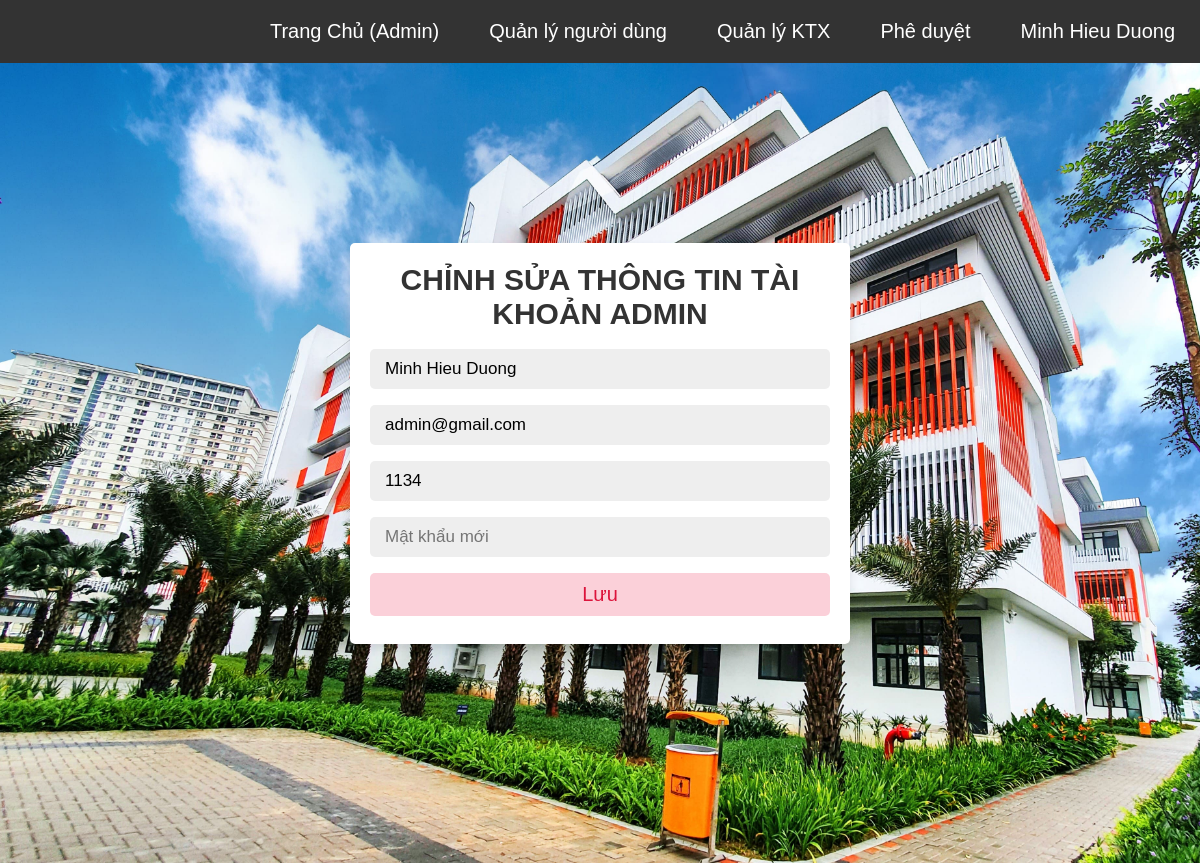
/admin_edit_profile.php (signed in), run on the app's committed database.
### tables this page shows
CREATE TABLE `user_form` (
  `id` int(255) NOT NULL,
  `name` varchar(255) NOT NULL,
  `email` varchar(255) NOT NULL,
  `password` varchar(255) NOT NULL,
  `user_type` varchar(255) NOT NULL DEFAULT 'user',
  `phonenumber` varchar(255) NOT NULL
);

### admin_edit_profile.php (the view, shortened to what this page needs)
<?php
@include 'config.php';
$admin_id = $_SESSION['user_id'];
$selectQuery = "SELECT name, email, phonenumber FROM user_form WHERE id = '$admin_id'";
$result = mysqli_query($conn, $selectQuery);
if (mysqli_num_rows($result) > 0) {
    $row = mysqli_fetch_assoc($result);
    $admin_name = $row['name'];
    $admin_email = $row['email'];
    $admin_phonenumber = $row['phonenumber'];
} else {
    die("Không tìm thấy thông tin tài khoản.");
}
?>
<!DOCTYPE html>
<html lang="en">
<head>
    <link rel="stylesheet" href="../KTX/css/style.css">
</head>
<body>
    <?php include 'navbar/adminnavbar.php'; ?>
    <div class="form-container">
        <form action="" method="post">
            <h3>Chỉnh sửa thông tin tài khoản admin</h3>
            <input type="text" name="name" required placeholder="Tên mới" value="<?php echo $admin_name; ?>">
            <input type="email" name="email" required placeholder="Email mới" value="<?php echo $admin_email; ?>">
            <input type="text" name="phonenumber" required placeholder="Số điện thoại mới" value="<?php echo $admin_phonenumber; ?>">
            <input type="password" name="password" required placeholder="Mật khẩu mới">
            <input type="submit" name="submit" value="Lưu" class="form-btn">
        </form>
    </div>
</body>
</html>

### css/style.css (style rules this page uses)
* { font-family: 'Poppins', sans-serif; margin:0; padding:0; box-sizing: border-box; outline: none; border:none; text-decoration: none; }
.form-container { min-height: 100vh; display: flex; align-items: center; justify-content: center; padding:20px; padding-bottom: 60px; background-image: url('../images/pka.jpg'); background-size: cover; background-repeat: no-repeat; }
.form-container form { padding:20px; border-radius: 5px; box-shadow: 0 5px 10px rgba(0,0,0,.1); background: #fff; text-align: center; width: 500px; }
.form-container form h3 { font-size: 30px; text-transform: uppercase; margin-bottom: 10px; color:#333; }
.form-container form input, .form-container form select { width: 100%; padding:10px 15px; font-size: 17px; margin:8px 0; background: #eee; border-radius: 5px; }
.form-container form .form-btn { background: #fbd0d9; color:crimson; text-transform: capitalize; font-size: 20px; cursor: pointer; }

### css/admin_navbar.css (style rules this page uses)
* { padding: 0; margin: 0; font-family: 'Poppins', sans-serif; }

### data on the page
user_form: name "Minh Hieu Duong", email "admin@gmail.com", phonenumber "1134"

### other printed values
$_SESSION['admin_name'] "Minh Hieu Duong"
